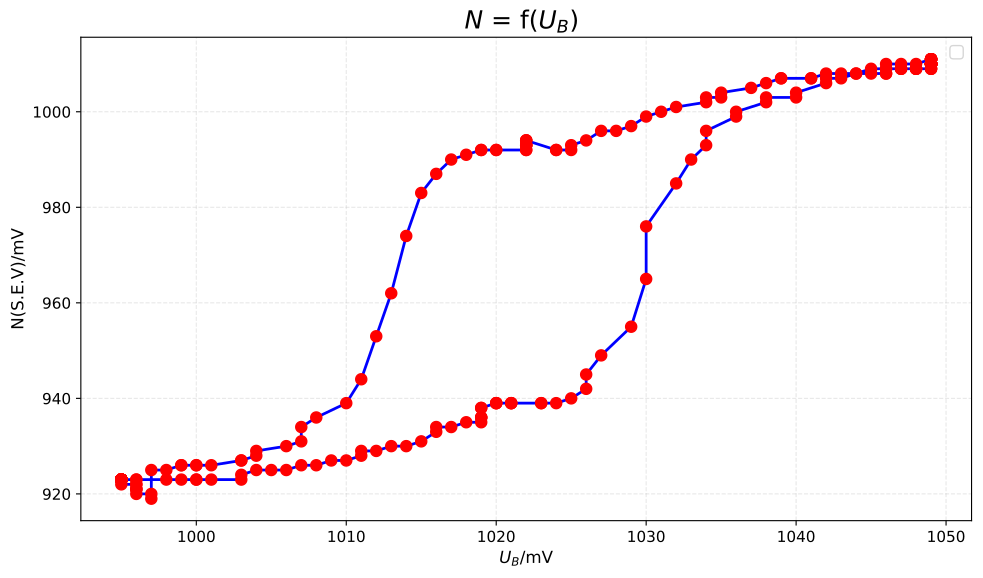

Write the Python code that produced this figure.
import numpy as np
import pandas as pd
import matplotlib.pyplot as plt

dtype = np.float64

file_path = '/media/E/Python3.12/Python代码/实验/磁光克尔效应/1.192.xlsx'
df = pd.read_excel(file_path)
H = np.array(df.iloc[:, 1])
M = np.array(df.iloc[:, 2])
H = np.append(H,H[0])
M = np.append(M,M[0])
plt.plot(H,M,'b-')
plt.plot(H,M,'ro')
plt.xlabel(r'$U_B$/mV')
plt.ylabel(r'N(S.E.V)/mV')
plt.title(r'$N$ = f$(U_B)$ ', fontsize=18)

plt.grid(True, alpha=0.3, linestyle='--')
plt.legend(fontsize=12, loc='best')
plt.tight_layout()
plt.savefig('磁滞回线.pdf', bbox_inches='tight', dpi=300)
plt.show()
